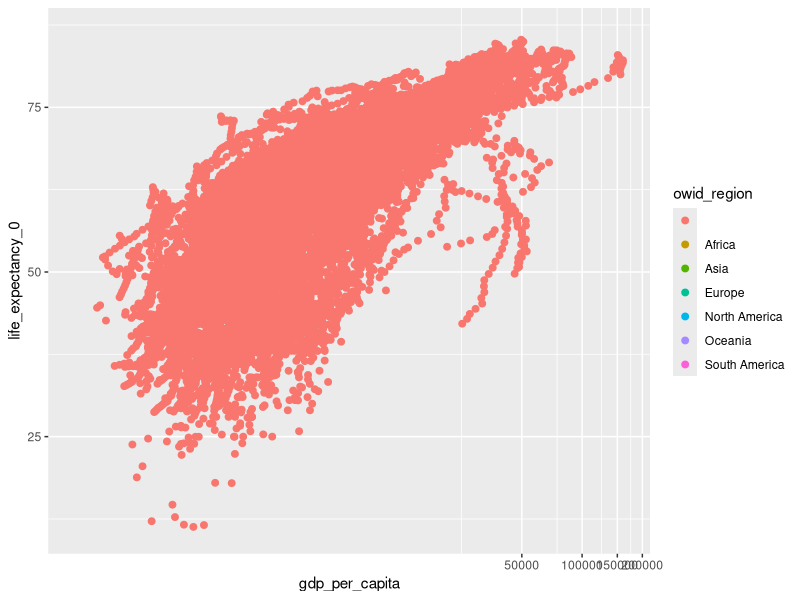

Source code (R):
## ---- chunk 1
library(ggplot2)
library(tidyverse)
library(dplyr)
## ---- chunk 2
GDP_Life <- read.csv("life-expectancy-vs-gdp-per-capita.csv")
## ---- chunk 3
ggplot(GDP_Life, 
       aes(
         x=gdp_per_capita, 
         y=life_expectancy_0,
         color=owid_region)) +
  geom_point(size=2) +
  coord_trans(x = "log2")
